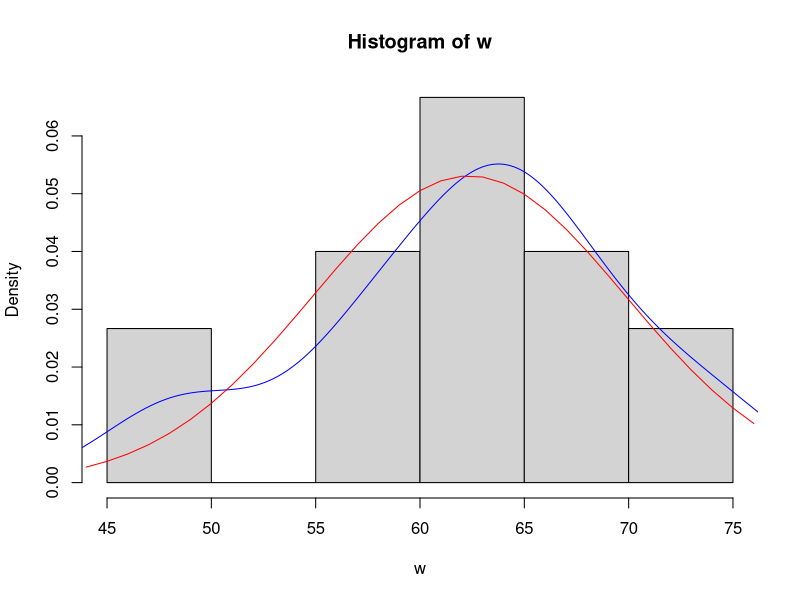

Recreate this plot in R.
# Example 3.3 Page 157 in PDF version
w <- c(75.0, 64.0, 47.4, 66.9, 62.2, 62.2, 58.7, 63.5,
       66.6, 64.0, 57.0, 69.0, 56.9, 50.0, 72.0)
hist(w, freq=FALSE) # 直方图
lines(density(w),col="blue") # 核密度估计函数
x<-44:76
lines(x, dnorm(x, mean(w), sd(w)), col="red") # 正态分布概率密度曲线
